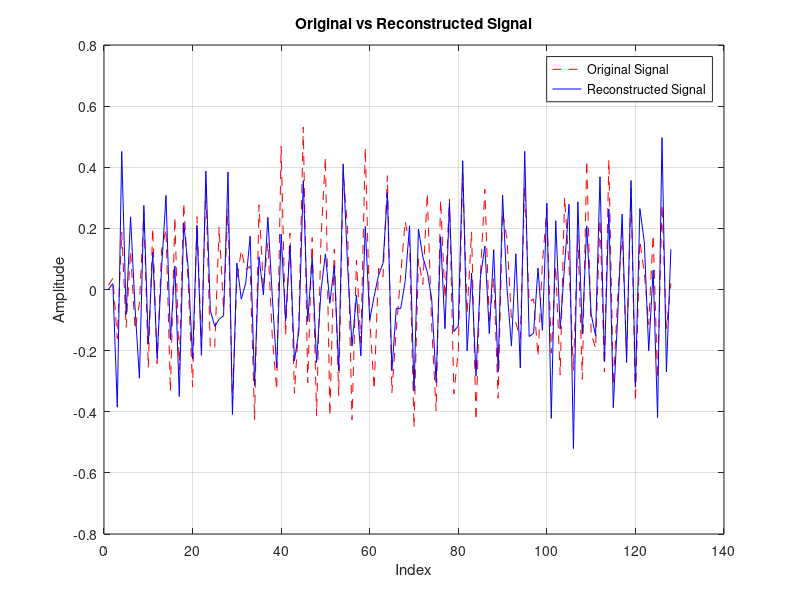
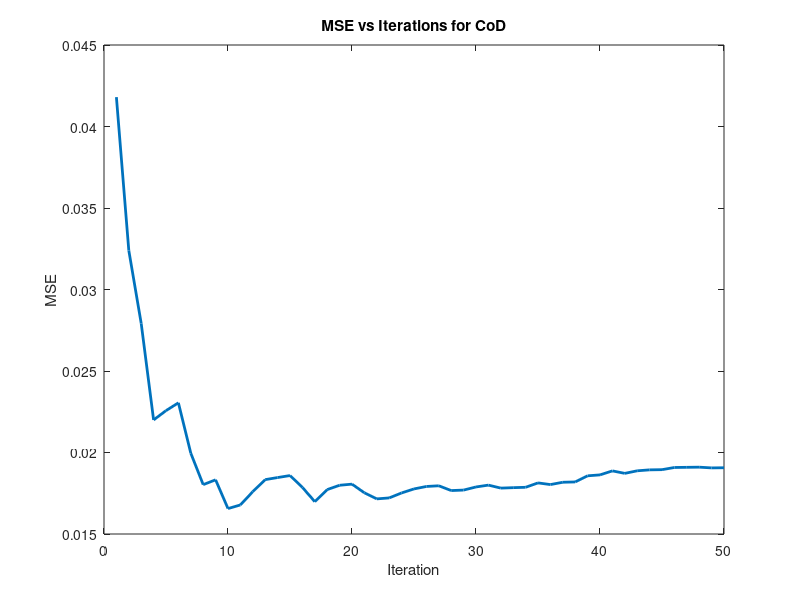

These charts were generated, in order, by the following MATLAB code:
clc; clear; close all;

n = 128;      % length of the signal    
m = 32;       % change this to adjust the number of measurements    
K = 5;        % number of sparse coefficients    
alpha = 0.05; % threshold for sparsity    
i = 50;       % number of iterations

z_true = zeros(n,1);
idx = randperm(n, K);
z_true(idx) = randn(K,1);

Psi = idct(eye(n));         
x = Psi * z_true;   % real signal

% Gaussian noise
snr = 10; 
s_p = norm(x)^2 / m;
n_p = s_p / (10^(snr/10));
noise = sqrt(n_p) * randn(m, 1);

Phi = randn(m,n);
Phi = Phi ./ vecnorm(Phi')'; 
%y = Phi * x;  
y = Phi * x + noise;

theta = Phi * Psi;  % Dictionary for CoD            

% Coordinate Descent Algorithm
 z = zeros(n,1);
B = theta' * y;  % Initial coefficients
S = eye(n) - theta' * theta;  % Residual matrix

mse_history = zeros(i,1); % Preallocate MSE array

for t = 1:i
    z_bar = sign(B) .* max(abs(B) - alpha, 0); % Thresholding step
    [~, k] = max(abs(z - z_bar));     % Find index of maximum change         

    delta = z_bar(k) - z(k);  % Update step
    B = B + S(:,k) * delta; % Update coefficients
    z(k) = z_bar(k); % Update sparse coefficient

    x_rec_iter = Psi * z; % Reconstruct at this iteration
    mse_history(t) = mean((x - x_rec_iter).^2); % Compute MSE
end

x_rec = Psi * z;    % recovered signal

figure;
plot(x, 'r--'); hold on;
plot(x_rec, 'b-');
legend('Original Signal', 'Reconstructed Signal');
title('Original vs Reconstructed Signal');
xlabel('Index');
ylabel('Amplitude');
grid on;

% Plot MSE vs Iterations
figure;
plot(1:i, mse_history, 'LineWidth', 2);
xlabel('Iteration');
ylabel('MSE');
title('MSE vs Iterations for CoD');


